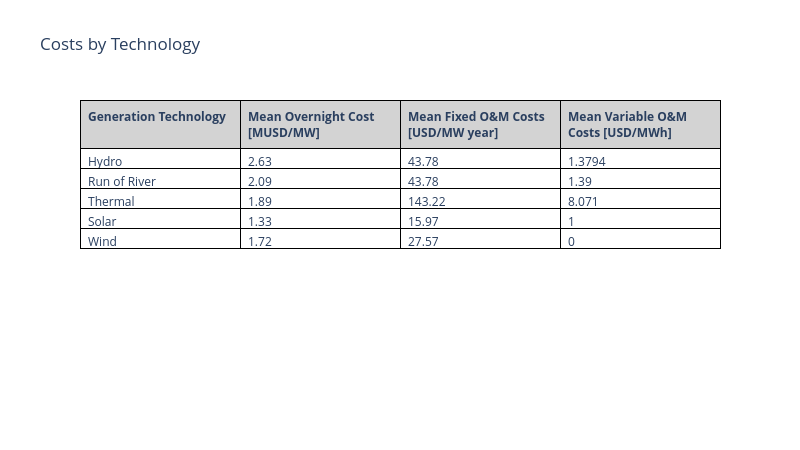

The notebook cell saved with this chart:
### Code cell
import pandas as pd
import plotly.graph_objects as go
# Merge DataFrames
df = gen_overnight_cost.merge(gen_fixed_om, on='gen_tech').merge(gen_variable_om, on='gen_tech')
df['gen_overnight_cost'] = df['gen_overnight_cost'] / 1000000
df['gen_fixed_om'] = df['gen_fixed_om'] / 1000
# Create the table
header = ['<b>Generation Technology</b>', '<b>Mean Overnight Cost [MUSD/MW]</b>', '<b>Mean Fixed O&M Costs [USD/MW year]</b>', '<b>Mean Variable O&M Costs [USD/MWh]</b>']
cells = [
    df['gen_tech'].tolist(),
    df['gen_overnight_cost'].round(2).tolist(),
    df['gen_fixed_om'].round(2).tolist(),
    df['gen_variable_om'].round(4).tolist()
]

fig = go.Figure(data=[go.Table(
    header=dict(values=header, fill_color='lightgray', align='left', line_color='black'),
    cells=dict(values=cells, fill_color='white', align='left', line_color='black')
)])

fig.update_layout(title='Costs by Technology', height=9*50, width=16*50, template="plotly_white")
fig.write_image("../images/Costs by Technology.png")
fig.show()

### Figure 1 — Plotly figure (JSON) as saved in the notebook; plotly's stock layout.template omitted (floating-point values rounded to 4 significant figures)
{"data": [{"cells": {"align": "left", "fill": {"color": "white"}, "line": {"color": "black"}, "values": [["Hydro", "Run of River", "Thermal", "Solar", "Wind"], [2.63, 2.09, 1.89, 1.33, 1.72], [43.78, 43.78, 143.2, 15.97, 27.57], [1.379, 1.39, 8.071, 1, 0]]}, "header": {"align": "left", "fill": {"color": "lightgray"}, "line": {"color": "black"}, "values": ["<b>Generation Technology</b>", "<b>Mean Overnight Cost [MUSD/MW]</b>", "<b>Mean Fixed O&M Costs [USD/MW year]</b>", "<b>Mean Variable O&M Costs [USD/MWh]</b>"]}, "type": "table"}], "layout": {"height": 450, "title": {"text": "Costs by Technology"}, "width": 800}}
